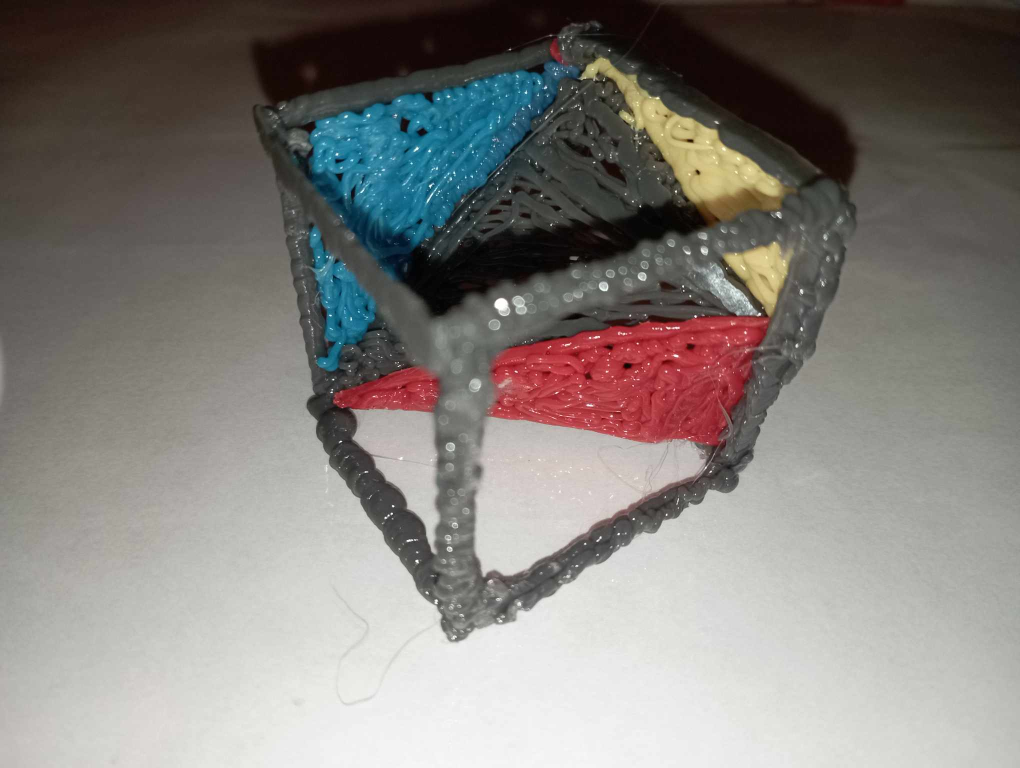
#> input picture Website/CrossSectionWEB/uploads/photos/1.jpg, 2040 x 1536 px (shown at 1/2 size)
$ python -i vision_pipeline.py   (imports and definitions only)
#> lines starting #> are read from the running program, lines starting #| are printed output that depends on the picture
import cv2
import numpy as np

from .constants import (
    BLACK_HSV_LOWER,
    BLACK_HSV_UPPER,
    MASK_KERNEL_SHAPE,
    RED_HSV_RANGES,
)


def rgbaToBgr(frame_rgba: np.ndarray) -> np.ndarray:
    if frame_rgba is None or frame_rgba.size == 0:
        raise ValueError("Empty RGBA frame.")
    return cv2.cvtColor(frame_rgba, cv2.COLOR_RGBA2BGR)


def bgrToRgb(frame_bgr: np.ndarray) -> np.ndarray:
    return cv2.cvtColor(frame_bgr, cv2.COLOR_BGR2RGB)


def cleanTemplateMask(mask: np.ndarray) -> np.ndarray:
    kernel = np.ones(MASK_KERNEL_SHAPE, np.uint8)
    mask = cv2.morphologyEx(mask, cv2.MORPH_OPEN, kernel)
    return cv2.morphologyEx(mask, cv2.MORPH_CLOSE, kernel)


def buildRedMaskFromHsv(hsv: np.ndarray) -> np.ndarray:
    red_masks = [cv2.inRange(hsv, lower, upper) for lower, upper in RED_HSV_RANGES]
    red_mask = red_masks[0]
    for mask in red_masks[1:]:
        red_mask = cv2.bitwise_or(red_mask, mask)
    return cleanTemplateMask(red_mask)


def buildRedMaskFromBgr(frame_bgr: np.ndarray) -> np.ndarray:
    hsv = cv2.cvtColor(frame_bgr, cv2.COLOR_BGR2HSV)
    return buildRedMaskFromHsv(hsv)


def normalizeFrameRgba(frame_rgba: np.ndarray, build_display: bool = True) -> dict:
    frame_bgr = rgbaToBgr(frame_rgba)
    hsv = cv2.cvtColor(frame_bgr, cv2.COLOR_BGR2HSV)

    black_mask = cleanTemplateMask(cv2.inRange(hsv, BLACK_HSV_LOWER, BLACK_HSV_UPPER))
    red_mask = buildRedMaskFromHsv(hsv)
    structure_mask = cv2.bitwise_or(black_mask, red_mask)

    processed = {
        "black_mask": black_mask,
        "red_mask": red_mask,
        "structure_mask": structure_mask,
        "frame_bgr": frame_bgr,
        "hsv": hsv,
    }
    if build_display:
        display_bgr = np.full_like(frame_bgr, 255)
        display_bgr[black_mask > 0] = (0, 0, 0)
        display_bgr[red_mask > 0] = (0, 0, 255)
        processed["display_rgb"] = bgrToRgb(display_bgr)
    return processed


def rgbToKivyTextureData(frame_rgb: np.ndarray) -> tuple[bytes, int, int]:
    if frame_rgb is None or frame_rgb.size == 0:
        raise ValueError("Empty RGB frame.")

    flipped = np.flipud(frame_rgb)
    h, w, _ = flipped.shape
    return flipped.tobytes(), w, h

>>> import cv2
>>> picture = cv2.imread('../../Website/CrossSectionWEB/uploads/photos/1.jpg', cv2.IMREAD_GRAYSCALE)
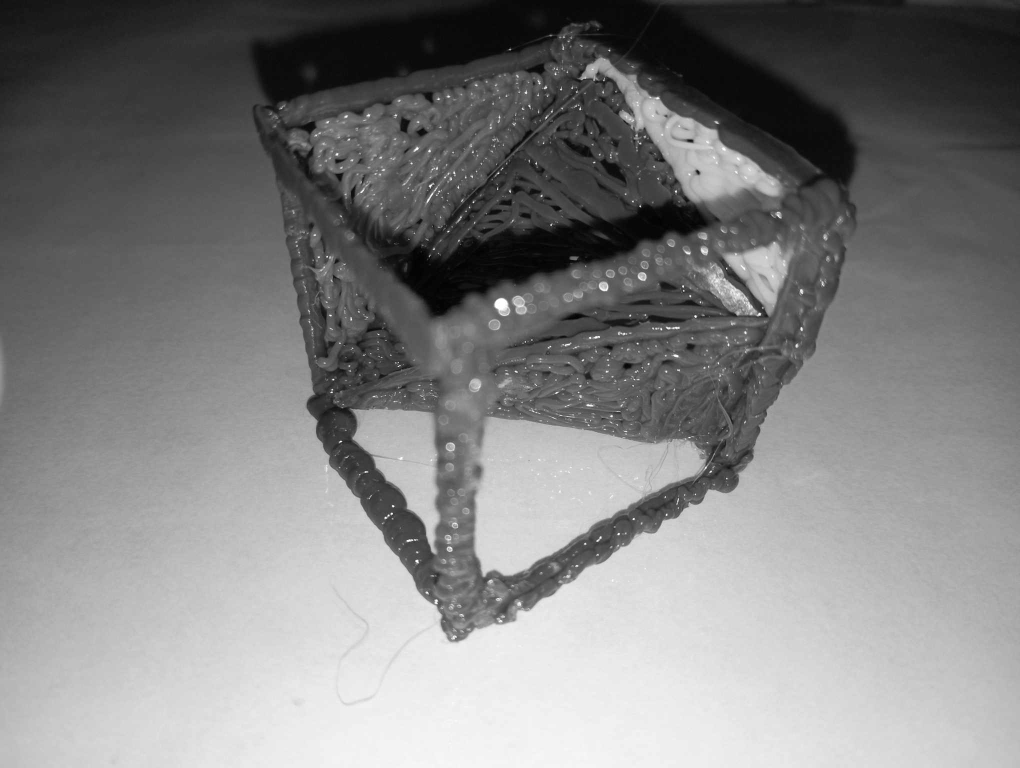
#> picture: shape (1536, 2040) (shown at 1/2 size); min 0, max 255, mean 128.4
>>> result = normalizeFrameRgba(picture)
#> in normalizeFrameRgba, `hsv = cv2.cvtColor(frame_bgr, cv2.COLOR_BGR2HSV)`: hsv: shape (1536, 2040, 3); mean H, S, V 0, 0, 128.4
#> (the run stopped early here; a loop or call above may not have finished)

$ run again, on Website/CrossSectionWEB/uploads/photos/462541849_1750757732441683_5844874032310262998_n.jpg
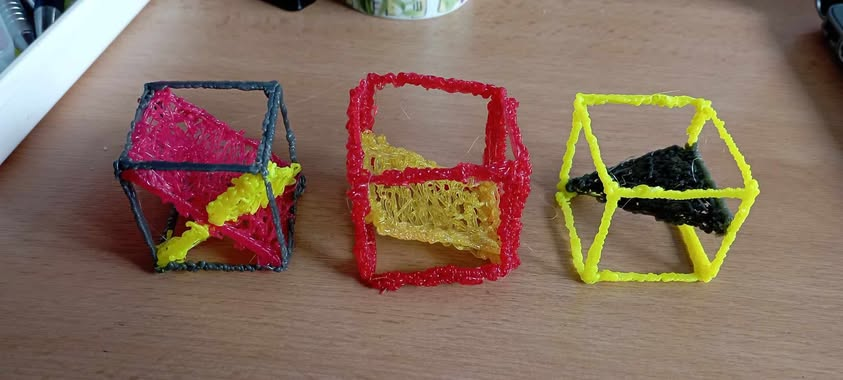
#> input picture Website/CrossSectionWEB/uploads/photos/462541849_1750757732441683_5844874032310262998_n.jpg, 843 x 380 px
#> `picture = cv2.imread('../../Website/CrossSectionWEB/uploads/photos/1.j..`:
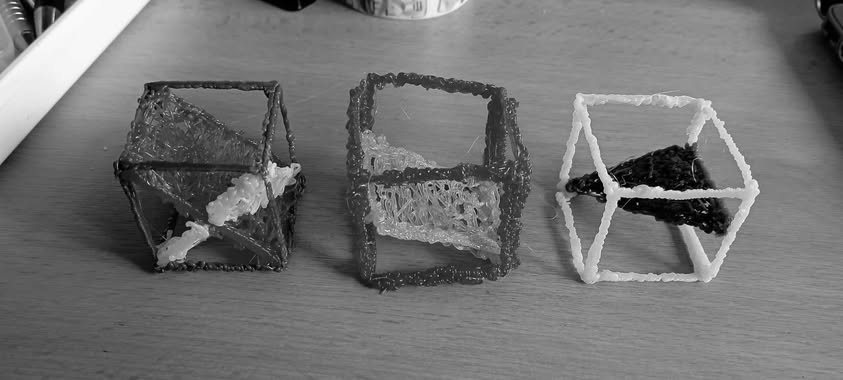
#> picture: shape (380, 843); min 0, max 255, mean 114.5
#> hsv: shape (380, 843, 3); mean H, S, V 0, 0, 114.5

$ run again, on Website/CrossSectionWEB/uploads/photos/462564349_894863166196240_3843213540062044070_n.jpg
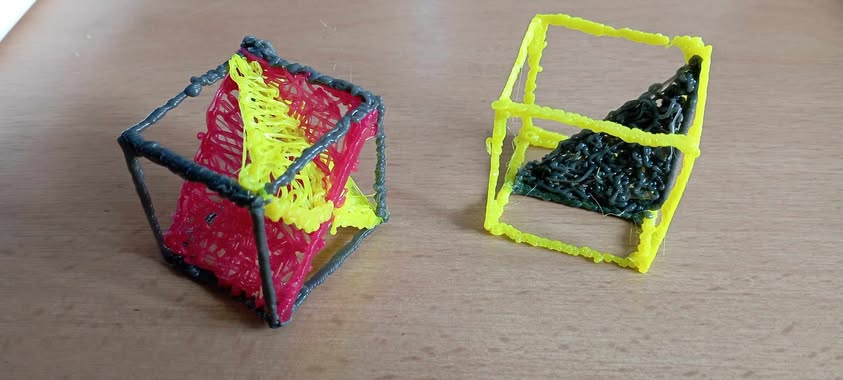
#> input picture Website/CrossSectionWEB/uploads/photos/462564349_894863166196240_3843213540062044070_n.jpg, 843 x 380 px
#> `picture = cv2.imread('../../Website/CrossSectionWEB/uploads/photos/1.j..`:
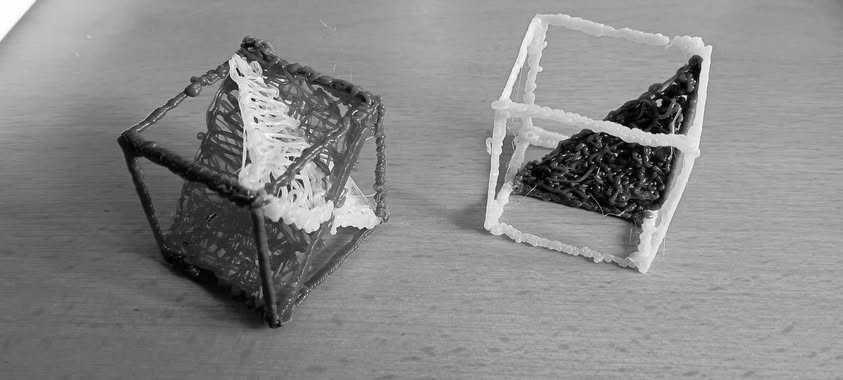
#> picture: shape (380, 843); min 0, max 255, mean 135.7
#> hsv: shape (380, 843, 3); mean H, S, V 0, 0, 135.7

$ run again, on Website/CrossSectionWEB/uploads/photos/462568679_1258616895471477_6292291194533649820_n.jpg
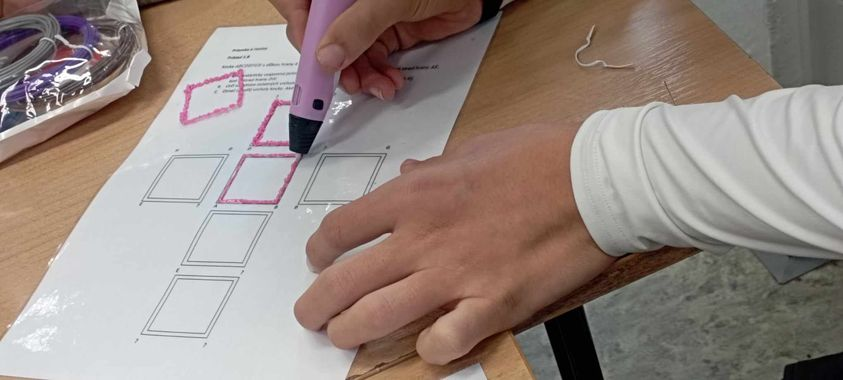
#> input picture Website/CrossSectionWEB/uploads/photos/462568679_1258616895471477_6292291194533649820_n.jpg, 843 x 380 px
#> `picture = cv2.imread('../../Website/CrossSectionWEB/uploads/photos/1.j..`:
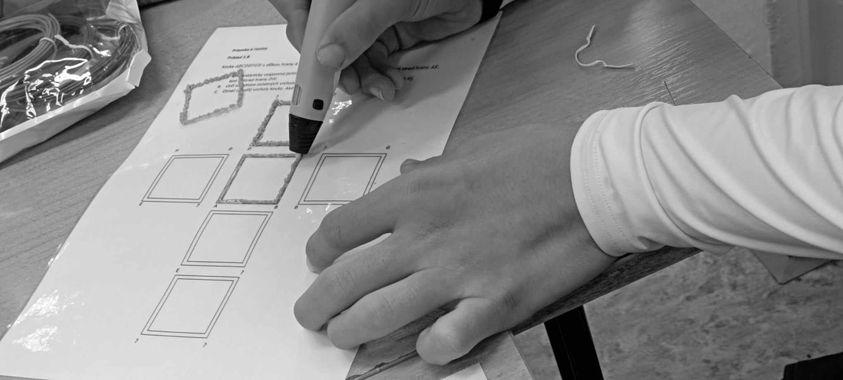
#> picture: shape (380, 843); min 0, max 255, mean 138.2
#> hsv: shape (380, 843, 3); mean H, S, V 0, 0, 138.2
